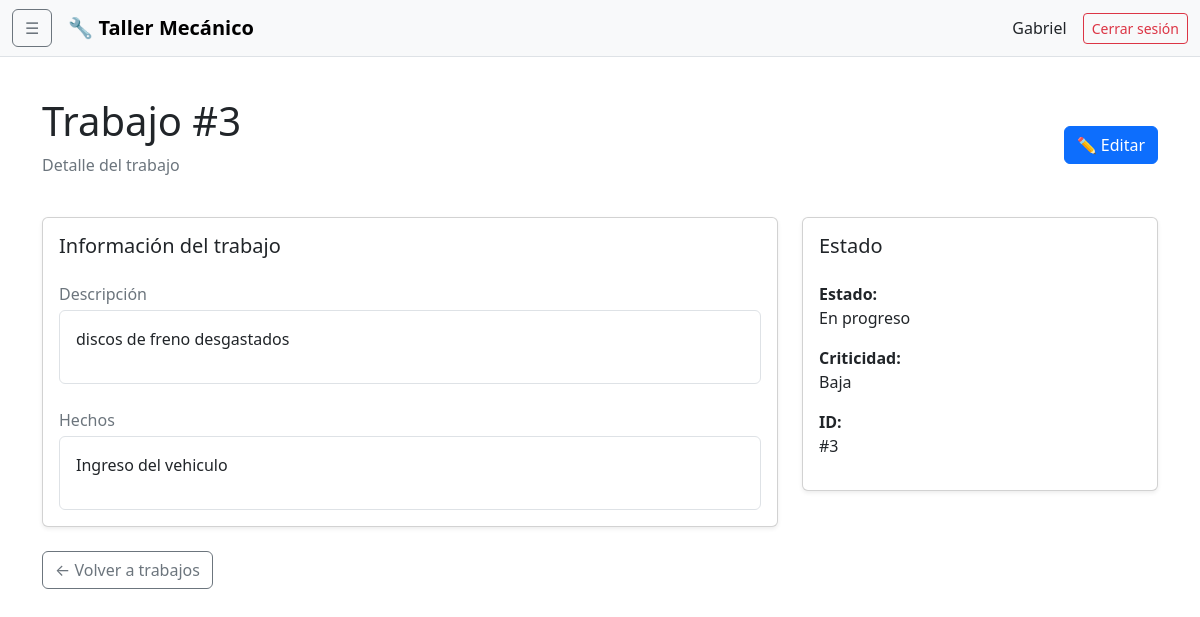
/trabajos/3/ (signed in), run on the app's committed database.
### adminTaller/models.py (models this page shows)
class Trabajo(models.Model):
    ESTADO_CHOICES = [
        ('Pendiente', 'Pendiente'),
        ('En progreso', 'En progreso'),
        ('Completado', 'Completado'),
        ('Cancelado', 'Cancelado'),
    ]
    CRITICIDAD_CHOICES = [
        ('Baja', 'Baja'),
        ('Alta', 'Alta'),
        ('Urgente', 'Urgente'),
    ]
    estado = models.CharField(
        max_length=50,
        choices=ESTADO_CHOICES,
        default='Pendiente'
    )
    criticidad = models.CharField(
        max_length=50,
        choices=CRITICIDAD_CHOICES,
        default='Baja'
    )
    descripcion = models.TextField()
    hechos = models.TextField()

### adminTaller/views.py (the view)
# urls.py: path("trabajos/<int:pk>/", views.trabajo_detalle, name="trabajo_detalle"),
@login_required
def trabajo_detalle(request, pk):
    trabajo = get_object_or_404(
        Trabajo,
        pk=pk
    )
    return render(
        request,
        "trabajos/detalle.html",
        {
            "trabajo": trabajo
        }
    )

### adminTaller/templates/trabajos/detalle.html (shortened to what this page needs)
{% extends "base.html" %}
{% block content %}
<div class="d-flex justify-content-between align-items-center mb-4">
    <div>
        <h1>
            Trabajo #{{ trabajo.id }}
        </h1>
        <p class="text-secondary">
            Detalle del trabajo
        </p>
    </div>
    <a
        href="{% url 'trabajo_editar' trabajo.id %}"
        class="btn btn-primary"
    >
        ✏️ Editar
    </a>
</div>
<div class="row g-4">
    <div class="col-lg-8">
        <div class="card shadow-sm">
            <div class="card-body">
                <h5 class="mb-4">
                    Información del trabajo
                </h5>
                <div class="mb-4">
                    <label class="text-secondary">
                        Descripción
                    </label>
                    <div class="border rounded p-3 mt-1">
                        {{ trabajo.descripcion|linebreaks }}
                    </div>
                </div>
                <div>
                    <label class="text-secondary">
                        Hechos
                    </label>
                    <div class="border rounded p-3 mt-1">
                        {{ trabajo.hechos|linebreaks }}
                    </div>
                </div>
            </div>
        </div>
    </div>
    <div class="col-lg-4">
        <div class="card shadow-sm">
            <div class="card-body">
                <h5 class="mb-4">
                    Estado
                </h5>
                <p>
                    <strong>Estado:</strong><br>
                    {{ trabajo.estado }}
                </p>
                <p>
                    <strong>Criticidad:</strong><br>
                    {{ trabajo.criticidad }}
                </p>
                <p>
                    <strong>ID:</strong><br>
                    #{{ trabajo.id }}
                </p>
            </div>
        </div>
    </div>
</div>
<div class="mt-4">
    <a
        href="{% url 'trabajos_lista' %}"
        class="btn btn-outline-secondary"
    >
        ← Volver a trabajos
    </a>
</div>
{% endblock %}

### adminTaller/templates/base.html (shortened to what this page needs)
{% load static %}
<!DOCTYPE html>
<html lang="es" data-bs-theme="light">
<head>
    <link
        href="https://cdn.jsdelivr.net/npm/bootstrap@5.3.3/dist/css/bootstrap.min.css"
        rel="stylesheet"
    >
</head>
<body>
<nav class="navbar navbar-expand-lg bg-body-tertiary border-bottom sticky-top">
    <div class="container-fluid">
        <button
            class="btn btn-outline-secondary me-3"
            type="button"
            data-bs-toggle="offcanvas"
            data-bs-target="#menuLateral"
            aria-controls="menuLateral"
        >
            ☰
        </button>
        <a class="navbar-brand fw-bold" href="#">
            🔧 Taller Mecánico
        </a>
        <div class="ms-auto d-flex align-items-center gap-3">
            <span class="d-none d-md-inline">
                {{ user.get_username }}
            </span>
            <form method="post" action="{% url 'logout' %}">
                <button class="btn btn-outline-danger btn-sm">
                    Cerrar sesión
                </button>
            </form>
        </div>
    </div>
</nav>
<main class="container py-4">
    {% block content %}
    {% endblock %}
</main>
</body>
</html>

### adminTaller/templates/base.html (style rules this page uses)
body { min-height: 100vh; }

### data on the page
Trabajo: id "3", descripcion "discos de freno desgastados", hechos "Ingreso del vehiculo", estado "En progreso", criticidad "Baja"

### other printed values
{{ user.get_username }} "Gabriel"
